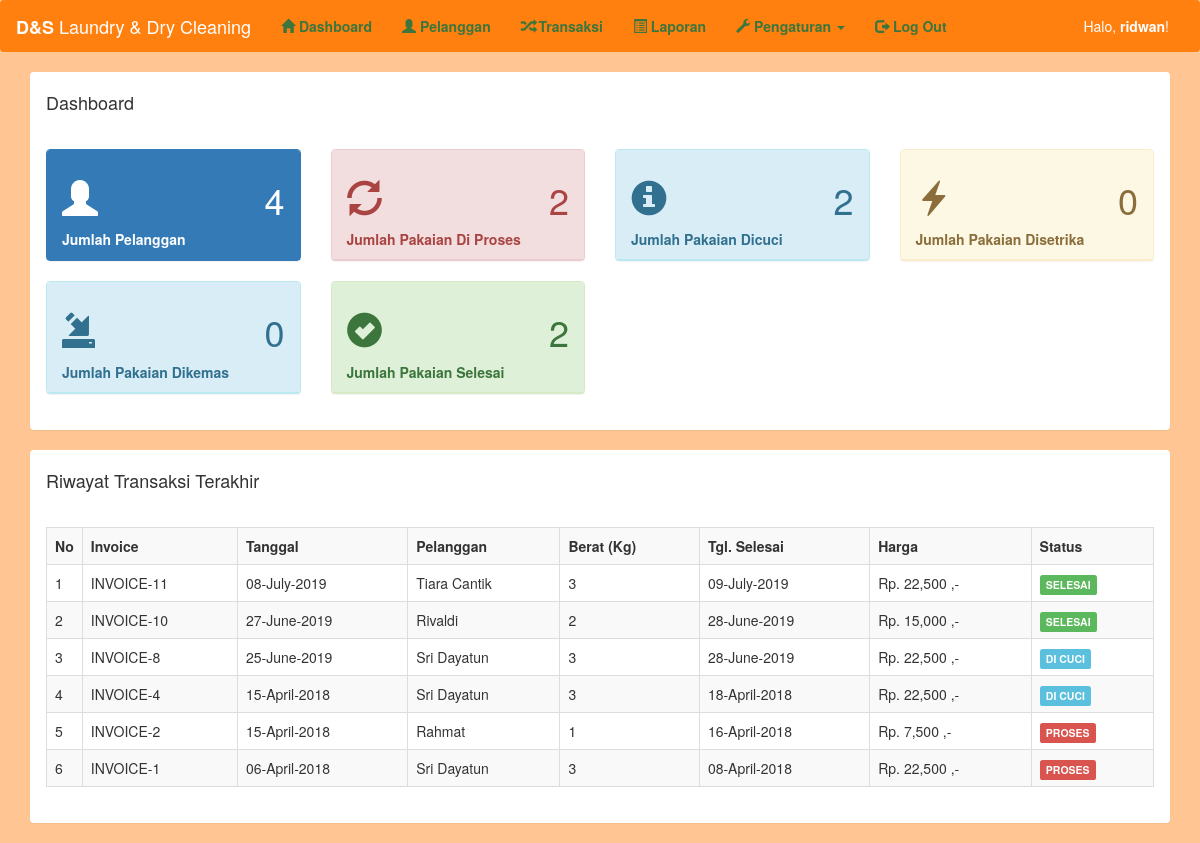
The app's page /admin/index.php (signed in) with its own data.
### tables this page shows
CREATE TABLE `pelanggan` (
  `pelanggan_id` int(11) NOT NULL,
  `pelanggan_nama` varchar(255) NOT NULL,
  `pelanggan_hp` varchar(255) NOT NULL,
  `pelanggan_alamat` text NOT NULL
);

CREATE TABLE `transaksi` (
  `transaksi_id` int(11) NOT NULL,
  `transaksi_tgl` date NOT NULL,
  `transaksi_pelanggan` int(11) NOT NULL,
  `transaksi_harga` int(11) NOT NULL,
  `transaksi_berat` int(11) NOT NULL,
  `transaksi_tgl_selesai` date NOT NULL,
  `transaksi_status` int(11) NOT NULL
);

### admin/index.php (the view, shortened to what this page needs)
<?php
include 'header1.php';
include '../koneksi.php';
?>
<div class="container">
	<div class="panel">
		<div class="panel-heading">
			<h4>Dashboard</h4>
		</div>
		<div class="panel-body">
			<div class="row">
				<div class="col-md-3">
					<div class="panel panel-primary">
						<div class="panel-heading">
							<h1>
								<i class="glyphicon glyphicon-user"></i>
								<span class="pull-right">
									<?php
									$pelanggan = mysqli_query($koneksi,"select * from pelanggan");
									echo mysqli_num_rows($pelanggan);
									?>
								</span>
							</h1>
							<b>Jumlah Pelanggan</b>
						</div>
					</div>
				</div>
				<div class="col-md-3">
					<div class="panel panel-danger">
						<div class="panel-heading">
							<h1>
								<i class="glyphicon glyphicon-refresh"></i>
								<span class="pull-right">
									<?php
									$proses = mysqli_query($koneksi,"select * from transaksi where transaksi_status='0'");
									echo mysqli_num_rows($proses);
									?>
								</span>
							</h1>
							<b>Jumlah Pakaian Di Proses</b>
						</div>
					</div>
				</div>
				<div class="col-md-3">
					<div class="panel panel-info">
						<div class="panel-heading">
							<h1>
								<i class="glyphicon glyphicon-info-sign"></i>
								<span class="pull-right">
									<?php
									$proses = mysqli_query($koneksi,"select * from transaksi where transaksi_status='1'");
									echo mysqli_num_rows($proses);
									?>
								</span>
							</h1>
							<b>Jumlah Pakaian Dicuci</b>
						</div>
					</div>
				</div>
				<div class="col-md-3">
					<div class="panel panel-warning">
						<div class="panel-heading">
							<h1>
								<i class="glyphicon glyphicon-flash"></i>
								<span class="pull-right">
									<?php
									$proses = mysqli_query($koneksi,"select * from transaksi where transaksi_status='3'");
									echo mysqli_num_rows($proses);
									?>
								</span>
							</h1>
							<b>Jumlah Pakaian Disetrika</b>
						</div>
					</div>
				</div>
				<div class="col-md-3">
					<div class="panel panel-info">
						<div class="panel-heading">
							<h1>
								<i class="glyphicon glyphicon-import"></i>
								<span class="pull-right">
									<?php
									$proses = mysqli_query($koneksi, "select * from transaksi where transaksi_status='4'");
									echo mysqli_num_rows($proses);
									?>
								</span>
							</h1>
							<b>Jumlah Pakaian Dikemas</b>
						</div>
					</div>
				</div>
				<div class="col-md-3">
					<div class="panel panel-success">
						<div class="panel-heading">
							<h1>
								<i class="glyphicon glyphicon-ok-sign"></i>
								<span class="pull-right">
									<?php
									$proses = mysqli_query($koneksi,"select * from transaksi where transaksi_status='2'");
									echo mysqli_num_rows($proses);
									?>
								</span>
							</h1>
							<b>Jumlah Pakaian Selesai</b>
						</div>
					</div>
				</div>
			</div>
		</div>
	</div>
	<div class="panel">
		<div class="panel-heading">
			<h4>Riwayat Transaksi Terakhir</h4>
		</div>
		<div class="panel-body">
			<table class="table table-bordered table-striped">
				<tr>
					<th width="1%">No</th>
					<th>Invoice</th>
					<th>Tanggal</th>
					<th>Pelanggan</th>
					<th>Berat (Kg)</th>
					<th>Tgl. Selesai</th>
					<th>Harga</th>
					<th>Status</th>
				</tr>
				<?php
				$data = mysqli_query($koneksi,"SELECT * FROM pelanggan A INNER JOIN transaksi B ON A.pelanggan_id = B.transaksi_pelanggan order by transaksi_id desc limit 7");
				$no = 1;
				while($d=mysqli_fetch_array($data)){
					?>
					<tr>
						<td><?php echo $no++; ?></td>
						<td>INVOICE-<?php echo $d['transaksi_id']; ?></td>
						<td><?php echo date("d-F-Y",strtotime($d['transaksi_tgl'])); ?></td>
						<td><?php echo $d['pelanggan_nama']; ?></td>
						<td><?php echo $d['transaksi_berat']; ?></td>
						<td><?php echo date("d-F-Y",strtotime($d['transaksi_tgl_selesai'])); ?></td>
						<td><?php echo "Rp. ".number_format($d['transaksi_harga']) ." ,-"; ?></td>
						<td>
							<?php
							if($d['transaksi_status']=="0"){
								echo "<div class='label label-danger'>PROSES</div>";
							}else if($d['transaksi_status']=="1"){
								echo "<div class='label label-info'>DI CUCI</div>";
							}else if($d['transaksi_status']=="3"){
								echo "<div class='label label-primary'>SETRIKA</div>";
							}else if($d['transaksi_status']=="4"){
								echo "<div class='label label-info'>DI KEMAS</div>";
							}else if($d['transaksi_status']=="2"){
								echo "<div class='label label-success'>SELESAI</div>";
							}
							?>
						</td>
					</tr>
					<?php
				}
				?>
			</table>
		</div>
	</div>
</div>
<?php include 'footer.php'; ?>

### records on screen
pelanggan: transaksi.transaksi_id "11", transaksi.transaksi_tgl "08-July-2019", pelanggan_nama "Tiara Cantik", transaksi.transaksi_berat "3", transaksi.transaksi_tgl_selesai "09-July-2019", transaksi.transaksi_harga "22,500", shows "SELESAI"
pelanggan: transaksi.transaksi_id "10", transaksi.transaksi_tgl "27-June-2019", pelanggan_nama "Rivaldi", transaksi.transaksi_berat "2", transaksi.transaksi_tgl_selesai "28-June-2019", transaksi.transaksi_harga "15,000", shows "SELESAI"
pelanggan: transaksi.transaksi_id "8", transaksi.transaksi_tgl "25-June-2019", pelanggan_nama "Sri Dayatun", transaksi.transaksi_berat "3", transaksi.transaksi_tgl_selesai "28-June-2019", transaksi.transaksi_harga "22,500", shows "DI CUCI", transaksi.transaksi_id "4", transaksi.transaksi_tgl "15-April-2018", transaksi.transaksi_tgl_selesai "18-April-2018", transaksi.transaksi_id "1", transaksi.transaksi_tgl "06-April-2018", transaksi.transaksi_tgl_selesai "08-April-2018", shows "PROSES"
pelanggan: transaksi.transaksi_id "2", transaksi.transaksi_tgl "15-April-2018", pelanggan_nama "Rahmat", transaksi.transaksi_berat "1", transaksi.transaksi_tgl_selesai "16-April-2018", transaksi.transaksi_harga "7,500", shows "PROSES"

### other values on screen
$_SESSION['username'] "ridwan"
mysqli_num_rows($pelanggan) "4"
mysqli_num_rows($proses) "2"
mysqli_num_rows($proses) "0"
